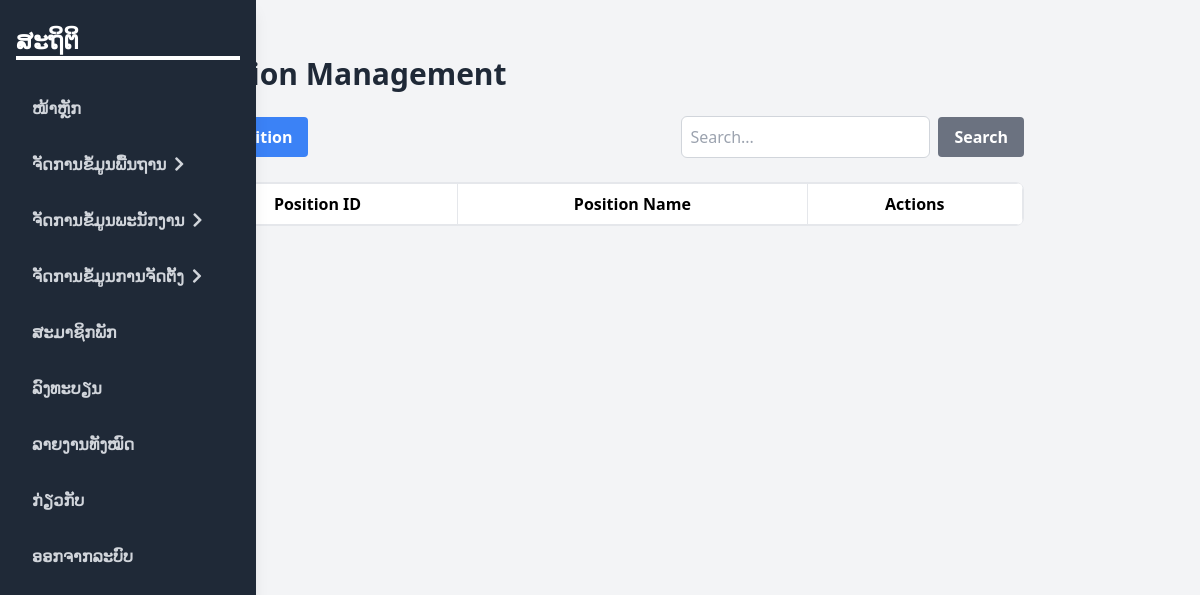
Page /position.php (signed in) on the earlier database version.
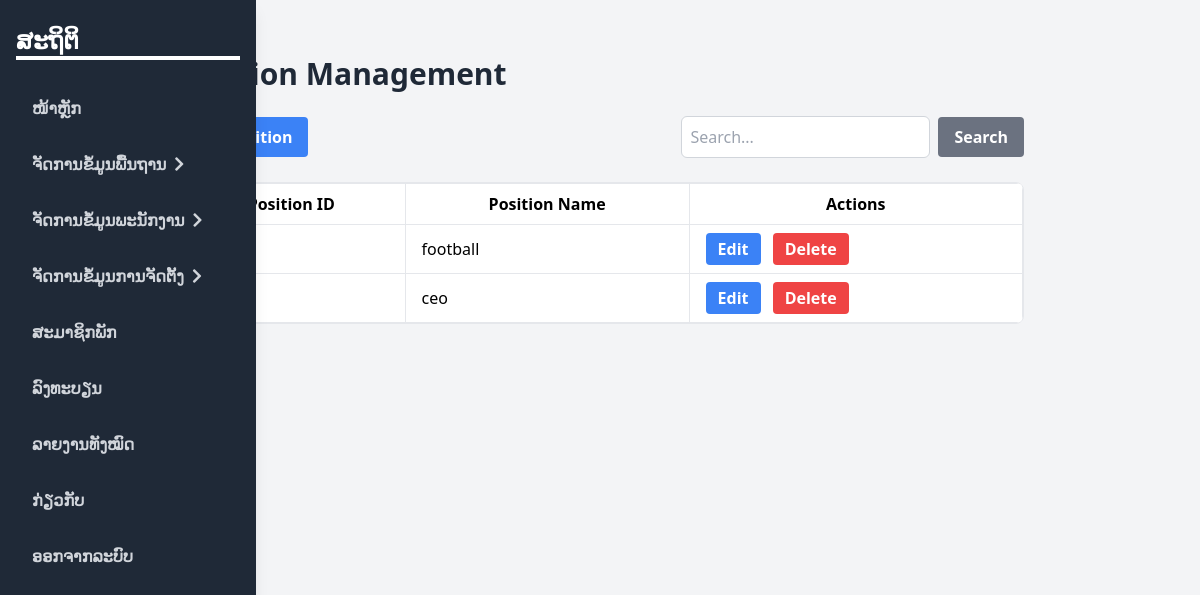
Same page on the later database version.
### tables this page shows
CREATE TABLE `position` (
  `position_id` int(11) NOT NULL,
  `position_name` varchar(255) NOT NULL
);

### position.php (the view, shortened to what this page needs)
<?php
require_once 'dbconnection.php';
$search = $conn->real_escape_string($_GET['search'] ?? '');
$sql = "SELECT * FROM Position";
$result = $conn->query($sql);
?>
<!DOCTYPE html>
<html lang="en">
<head>
    <link href="https://cdn.jsdelivr.net/npm/tailwindcss@2.2.16/dist/tailwind.min.css" rel="stylesheet">
</head>
<body class="bg-gray-100 font-sans">
    <?php include("nav.php"); ?>
    <div class="p-6 max-w-4xl mx-auto">
        <h1 class="text-3xl font-bold mb-6 text-gray-800">Position Management</h1>
        <div class="flex justify-between items-center mb-6">
            <button class="bg-blue-500 hover:bg-blue-700 text-white font-bold py-2 px-4 rounded" onclick="openModal('create')">Add Position</button>
            <form method="GET" class="flex items-center space-x-2">
                <input type="text" name="search" value="<?php echo htmlspecialchars($search); ?>" placeholder="Search..." class="p-2 border border-gray-300 rounded-md">
                <button type="submit" class="bg-gray-500 hover:bg-gray-700 text-white font-bold py-2 px-4 rounded">Search</button>
            </form>
        </div>
        <div class="scrollable-table-container bg-white border rounded-lg overflow-x-auto">
            <table class="min-w-full bg-white border border-gray-300">
                <thead>
                    <tr>
                        <th class="px-4 py-2 border">Position ID</th>
                        <th class="px-4 py-2 border">Position Name</th>
                        <th class="px-4 py-2 border">Actions</th>
                    </tr>
                </thead>
                <tbody>
                    <?php while ($row = $result->fetch_assoc()) : ?>
                        <tr>
                            <td class="border px-4 py-2"><?php echo htmlspecialchars($row['position_id']); ?></td>
                            <td class="border px-4 py-2"><?php echo htmlspecialchars($row['position_name']); ?></td>
                            <td class="border px-4 py-2">
                                <button class="bg-blue-500 hover:bg-blue-700 text-white font-bold py-1 px-3 rounded mr-2" onclick='openModal("update", <?php echo json_encode($row); ?>)'>Edit</button>
                                <button class="bg-red-500 hover:bg-red-700 text-white font-bold py-1 px-3 rounded" onclick='openModal("delete", <?php echo $row['position_id']; ?>)'>Delete</button>
                            </td>
                        </tr>
                    <?php endwhile; ?>
                </tbody>
            </table>
        </div>
    </div>
</body>
</html>

Differences in the rows shown:
added position: position_name "football"
added position: position_name "ceo"
